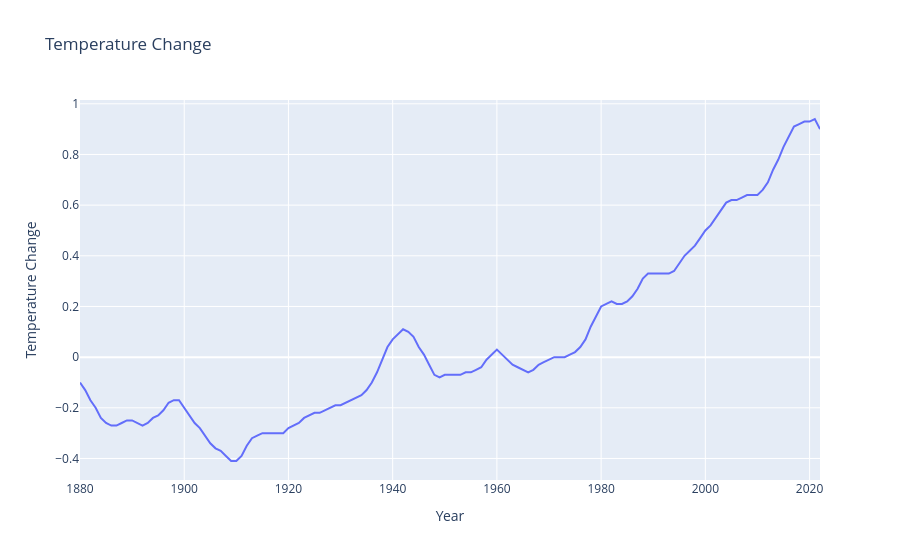
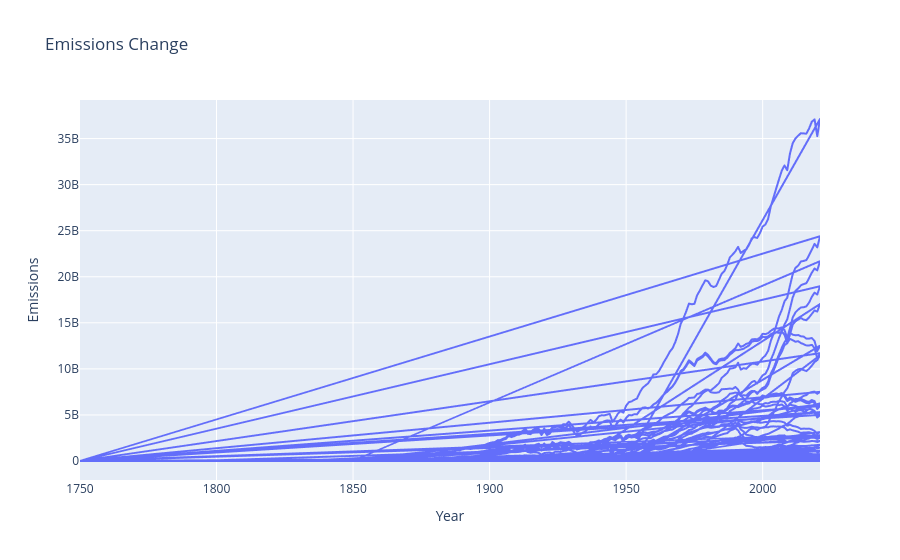
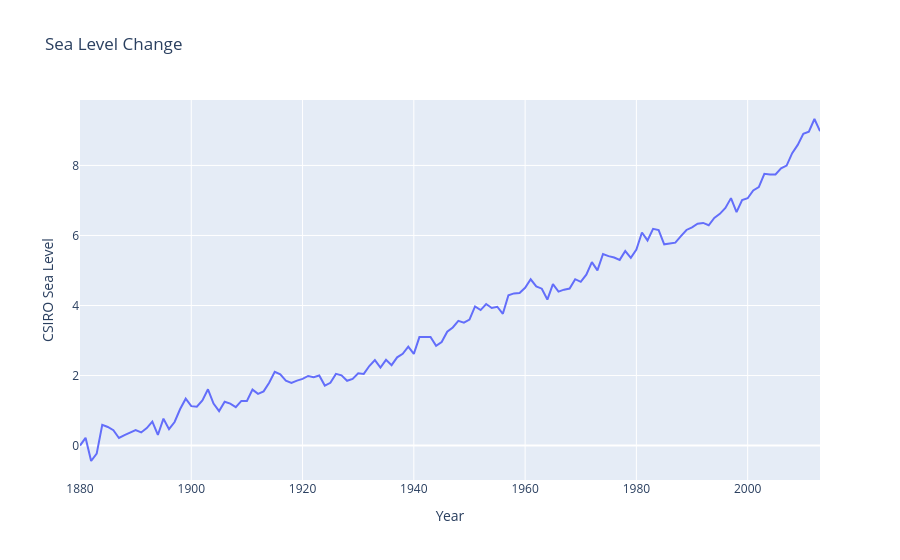
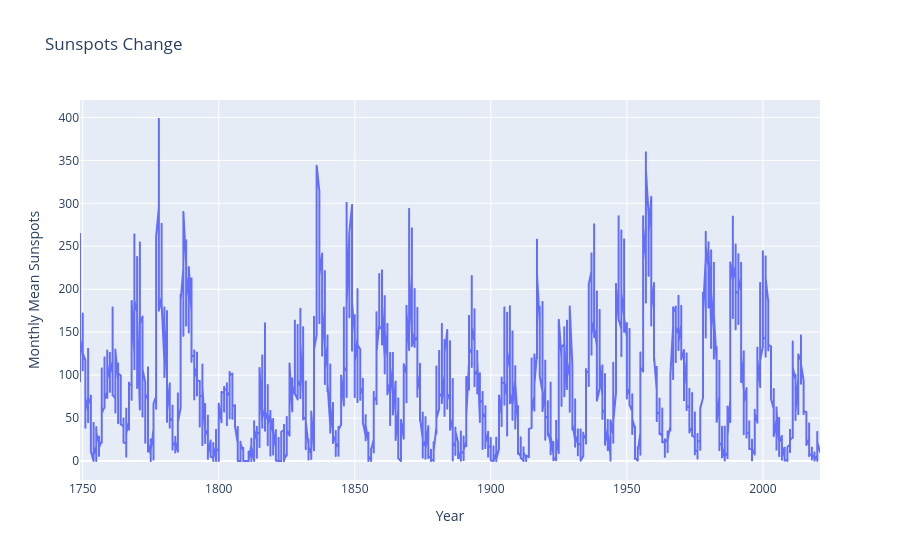

Source (notebook cell) for these figures, in order:
### Code cell
# Display plots
temperatures_plot.show()
emissions_plot.show()
sea_levels_plot.show()
sunspots_plot.show()

### Figure 1 — Plotly figure (JSON) as saved in the notebook; plotly's stock layout.template omitted (floating-point values rounded to 4 significant figures; data arrays with more than 128 entries replaced by an {"elided": "..."} marker saying what was removed)
{"data": [{"hovertemplate": "Year=%{x}<br>Temperature Change=%{y}<extra></extra>", "legendgroup": "", "line": {"color": "#636efa", "dash": "solid"}, "marker": {"symbol": "circle"}, "mode": "lines", "name": "", "orientation": "v", "showlegend": false, "type": "scatter", "x": {"elided": "143 int values"}, "xaxis": "x", "y": {"elided": "143 float values"}, "yaxis": "y"}], "layout": {"autosize": true, "legend": {"tracegroupgap": 0}, "title": {"text": "Temperature Change"}, "xaxis": {"anchor": "y", "autorange": true, "domain": [0, 1], "range": [1880, 2022], "title": {"text": "Year"}, "type": "linear"}, "yaxis": {"anchor": "x", "autorange": true, "domain": [0, 1], "range": [-0.485, 1.015], "title": {"text": "Temperature Change"}, "type": "linear"}}}

### Figure 2 — Plotly figure (JSON) as saved in the notebook; plotly's stock layout.template omitted (floating-point values rounded to 4 significant figures; data arrays with more than 128 entries replaced by an {"elided": "..."} marker saying what was removed)
{"data": [{"hovertemplate": "Year=%{x}<br>Emissions=%{y}<extra></extra>", "legendgroup": "", "line": {"color": "#636efa", "dash": "solid"}, "marker": {"symbol": "circle"}, "mode": "lines", "name": "", "showlegend": false, "type": "scattergl", "x": {"elided": "31349 int values"}, "xaxis": "x", "y": {"elided": "31349 float values"}, "yaxis": "y"}], "layout": {"autosize": true, "legend": {"tracegroupgap": 0}, "title": {"text": "Emissions Change"}, "xaxis": {"anchor": "y", "autorange": true, "domain": [0, 1], "range": [1750, 2021], "title": {"text": "Year"}, "type": "linear"}, "yaxis": {"anchor": "x", "autorange": true, "domain": [0, 1], "range": [-2062000000.0, 39190000000.0], "title": {"text": "Emissions"}, "type": "linear"}}}

### Figure 3 — Plotly figure (JSON) as saved in the notebook; plotly's stock layout.template omitted (floating-point values rounded to 4 significant figures; data arrays with more than 128 entries replaced by an {"elided": "..."} marker saying what was removed)
{"data": [{"hovertemplate": "Year=%{x}<br>CSIRO Sea Level=%{y}<extra></extra>", "legendgroup": "", "line": {"color": "#636efa", "dash": "solid"}, "marker": {"symbol": "circle"}, "mode": "lines", "name": "", "orientation": "v", "showlegend": false, "type": "scatter", "x": {"elided": "134 int values"}, "xaxis": "x", "y": {"elided": "134 float values"}, "yaxis": "y"}], "layout": {"autosize": true, "legend": {"tracegroupgap": 0}, "title": {"text": "Sea Level Change"}, "xaxis": {"anchor": "y", "autorange": true, "domain": [0, 1], "range": [1880, 2013], "title": {"text": "Year"}, "type": "linear"}, "yaxis": {"anchor": "x", "autorange": true, "domain": [0, 1], "range": [-0.9836, 9.869], "title": {"text": "CSIRO Sea Level"}, "type": "linear"}}}

### Figure 4 — Plotly figure (JSON) as saved in the notebook; plotly's stock layout.template omitted (floating-point values rounded to 4 significant figures; data arrays with more than 128 entries replaced by an {"elided": "..."} marker saying what was removed)
{"data": [{"hovertemplate": "Year=%{x}<br>Monthly Mean Sunspots=%{y}<extra></extra>", "legendgroup": "", "line": {"color": "#636efa", "dash": "solid"}, "marker": {"symbol": "circle"}, "mode": "lines", "name": "", "showlegend": false, "type": "scattergl", "x": {"elided": "3265 int values"}, "xaxis": "x", "y": {"elided": "3265 float values"}, "yaxis": "y"}], "layout": {"autosize": true, "legend": {"tracegroupgap": 0}, "title": {"text": "Sunspots Change"}, "xaxis": {"anchor": "y", "autorange": true, "domain": [0, 1], "range": [1749, 2021], "title": {"text": "Year"}, "type": "linear"}, "yaxis": {"anchor": "x", "autorange": true, "domain": [0, 1], "range": [-22.12, 420.3], "title": {"text": "Monthly Mean Sunspots"}, "type": "linear"}}}
